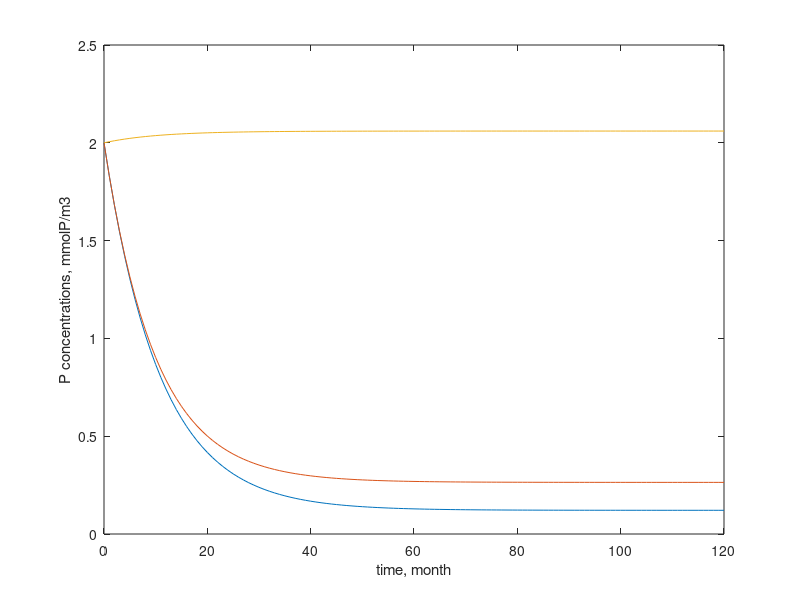

The MATLAB source for this figure:
%% week13 exercise

close all
clear all

% 1. set parameters (from text)
VL = 3e16; 
VH = 1.6e16;
VD = 1.4e18;
C = 6e7;
M = 8e7;
lambda = 3.2e-8;

% parameter normalized by volume
cL = C/VL;
cH = C/VH;
cD = C/VD;
mH = M/VH;
mD = M/VD;

% time axis
dt = 60*60*24*30; % monthly time step
time=0:120;       % time in month
N=length(time);
P=zeros(3,N);     % P array
P(:,1)=[2;2;2];   % initial condition for P

% 2. time step loop
% model matrix T
T = [-(cL+lambda) 0 cL; cH -(cH+mH+lambda) mH; ... 
    lambda*VL/VD cD+mD+lambda*VH/VD -(cD+mD)];
for n=1:N-1
    P(:,n+1)=P(:,n) + dt*T*P(:,n); % Euler forward
end

% 3. visualization
figure(1);
plot(time,P);
xlabel('time, month');
ylabel('P concentrations, mmolP/m3');
